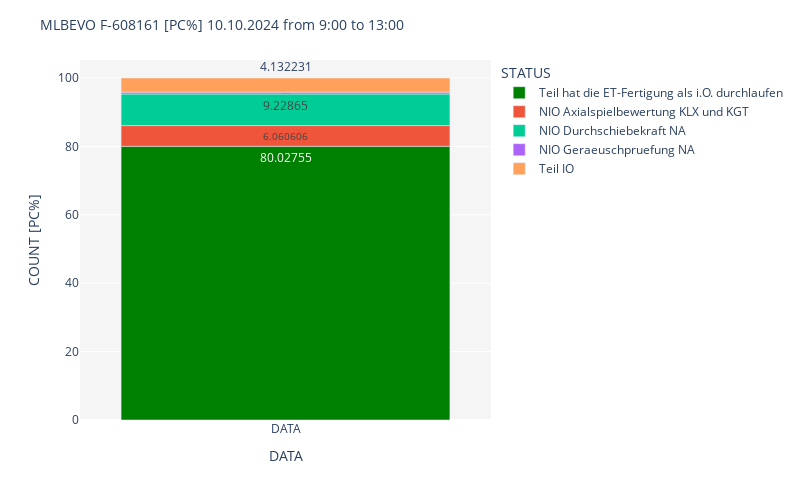

Write notebook code for a chart like this one.
### Code cell
fig=px.bar(df, x='DATA', y='COUNT [PC%]',color='STATUS',color_discrete_map={"Teil hat die ET-Fertigung als i.O. durchlaufen":"green"},
            text_auto=True, height=500, width=800)
fig.update_layout(title=f"MLBEVO F-608161 [PC%] 10.10.2024 from 9:00 to 13:00", title_font_size=14)
fig.update_layout(plot_bgcolor="whitesmoke")
fig.show()

### Figure 1 — Plotly figure (JSON) as saved in the notebook; plotly's stock layout.template omitted (floating-point values rounded to 4 significant figures)
{"data": [{"alignmentgroup": "True", "hovertemplate": "STATUS=Teil hat die ET-Fertigung als i.O. durchlaufen<br>DATA=%{x}<br>COUNT [PC%]=%{y}<extra></extra>", "legendgroup": "Teil hat die ET-Fertigung als i.O. durchlaufen", "marker": {"color": "green", "pattern": {"shape": ""}}, "name": "Teil hat die ET-Fertigung als i.O. durchlaufen", "offsetgroup": "Teil hat die ET-Fertigung als i.O. durchlaufen", "orientation": "v", "showlegend": true, "textposition": "auto", "texttemplate": "%{y}", "type": "bar", "x": ["DATA"], "xaxis": "x", "y": [80.03], "yaxis": "y"}, {"alignmentgroup": "True", "hovertemplate": "STATUS=NIO Axialspielbewertung KLX und KGT<br>DATA=%{x}<br>COUNT [PC%]=%{y}<extra></extra>", "legendgroup": "NIO Axialspielbewertung KLX und KGT", "marker": {"color": "#EF553B", "pattern": {"shape": ""}}, "name": "NIO Axialspielbewertung KLX und KGT", "offsetgroup": "NIO Axialspielbewertung KLX und KGT", "orientation": "v", "showlegend": true, "textposition": "auto", "texttemplate": "%{y}", "type": "bar", "x": ["DATA"], "xaxis": "x", "y": [6.061], "yaxis": "y"}, {"alignmentgroup": "True", "hovertemplate": "STATUS=NIO Durchschiebekraft NA<br>DATA=%{x}<br>COUNT [PC%]=%{y}<extra></extra>", "legendgroup": "NIO Durchschiebekraft NA", "marker": {"color": "#00cc96", "pattern": {"shape": ""}}, "name": "NIO Durchschiebekraft NA", "offsetgroup": "NIO Durchschiebekraft NA", "orientation": "v", "showlegend": true, "textposition": "auto", "texttemplate": "%{y}", "type": "bar", "x": ["DATA"], "xaxis": "x", "y": [9.229], "yaxis": "y"}, {"alignmentgroup": "True", "hovertemplate": "STATUS=NIO Geraeuschpruefung NA<br>DATA=%{x}<br>COUNT [PC%]=%{y}<extra></extra>", "legendgroup": "NIO Geraeuschpruefung NA", "marker": {"color": "#ab63fa", "pattern": {"shape": ""}}, "name": "NIO Geraeuschpruefung NA", "offsetgroup": "NIO Geraeuschpruefung NA", "orientation": "v", "showlegend": true, "textposition": "auto", "texttemplate": "%{y}", "type": "bar", "x": ["DATA"], "xaxis": "x", "y": [0.551], "yaxis": "y"}, {"alignmentgroup": "True", "hovertemplate": "STATUS=Teil IO<br>DATA=%{x}<br>COUNT [PC%]=%{y}<extra></extra>", "legendgroup": "Teil IO", "marker": {"color": "#FFA15A", "pattern": {"shape": ""}}, "name": "Teil IO", "offsetgroup": "Teil IO", "orientation": "v", "showlegend": true, "textposition": "auto", "texttemplate": "%{y}", "type": "bar", "x": ["DATA"], "xaxis": "x", "y": [4.132], "yaxis": "y"}], "layout": {"barmode": "relative", "height": 500, "legend": {"title": {"text": "STATUS"}, "tracegroupgap": 0}, "margin": {"t": 60}, "plot_bgcolor": "whitesmoke", "title": {"font": {"size": 14}, "text": "MLBEVO F-608161 [PC%] 10.10.2024 from 9:00 to 13:00"}, "width": 800, "xaxis": {"anchor": "y", "autorange": true, "domain": [0, 1], "range": [-0.5, 0.5], "title": {"text": "DATA"}, "type": "category"}, "yaxis": {"anchor": "x", "autorange": true, "domain": [0, 1], "range": [0, 105.3], "title": {"text": "COUNT [PC%]"}, "type": "linear"}}}
